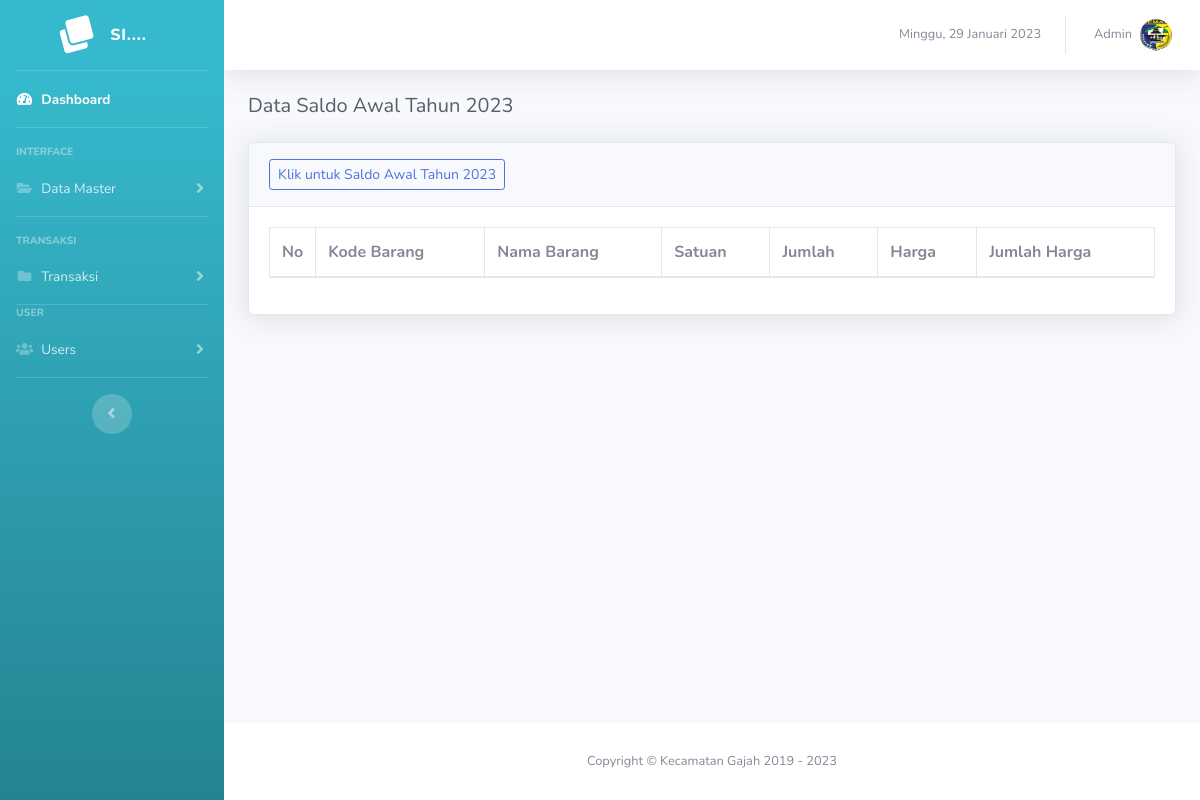
Page /saldo (signed in) on the earlier database version.
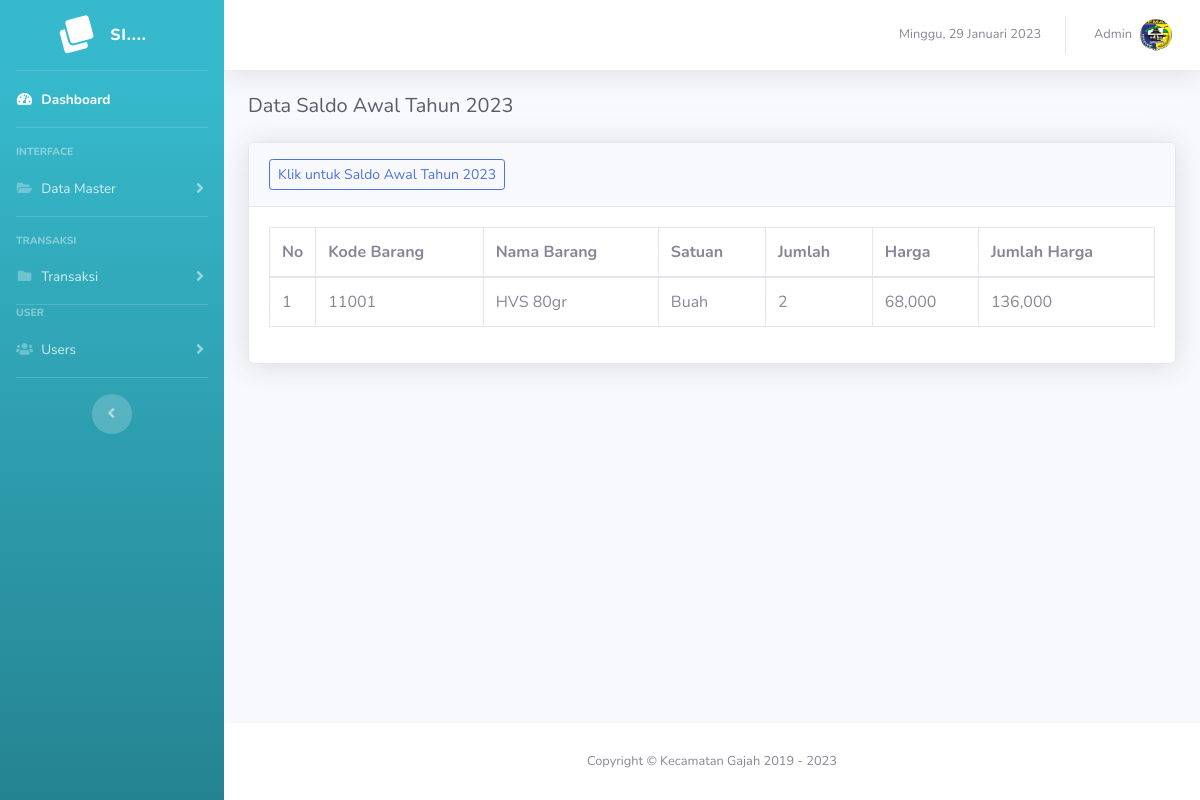
Same page on the later database version.
### tables this page shows
CREATE TABLE `tb_saldo_awal` (
  `id_saldo_awal` int(11) NOT NULL,
  `id_pembelian` int(11) NOT NULL,
  `id_instansi` int(11) NOT NULL,
  `id_user` int(11) NOT NULL,
  `kode_barang` varchar(20) NOT NULL,
  `volume` varchar(10) NOT NULL,
  `harga_satuan` varchar(20) NOT NULL,
  `jumlah_harga` varchar(20) NOT NULL,
  `tanggal` date NOT NULL
);

CREATE TABLE `tb_barang` (
  `id_barang` int(11) NOT NULL,
  `id_kategori` int(11) NOT NULL,
  `kode_barang` varchar(20) NOT NULL,
  `nama_barang` varchar(100) NOT NULL,
  `satuan_barang` varchar(20) NOT NULL
);

### page/saldo/saldo.php (the view)
<h5 class="h5 mb-4 text-gray-800">Data Saldo Awal Tahun <?= $_SESSION['tahun']; ?></h5>
<div class="card shadow mb-4">
  <div class="card-header py-3">
    <a href="?page=saldo&action=add" class="btn btn-sm btn-outline-primary">Klik untuk Saldo Awal Tahun <?= date('Y'); ?></a>
  </div>
  <div class="card-body">
    <div class="table-responsive">
      <table class="table table-bordered" id="dataTable" width="100%" cellspacing="0">
        <thead>
          <tr>
            <th width="5%">No</th>
            <th>Kode Barang</th>
            <th>Nama Barang</th>
            <th>Satuan</th>
            <th>Jumlah</th>
            <th>Harga</th>
            <th>Jumlah Harga</th>
          </tr>
        </thead>
        <tbody>
          <?php
          $sql = $conn->query("SELECT * FROM tb_saldo_awal WHERE volume > 0 AND id_user = '$_SESSION[id_user]'");
          $no = 1;
          foreach ($sql as $key => $value) :
          ?>
            <tr>
              <td><?= $no++; ?></td>
              <?php
              $kode_barang = $value['kode_barang'];
              $barang = $conn->query("SELECT * FROM tb_barang WHERE kode_barang = '$kode_barang'");
              foreach ($barang as $key => $data) {
                echo "<td>$data[kode_barang]</td>";
                echo "<td>$data[nama_barang]</td>";
                echo "<td>$data[satuan_barang]</td>";
              }
              ?>
              <td><?= $value['volume']; ?></td>
              <td><?= number_format($value['harga_satuan']); ?></td>
              <td><?= number_format($value['jumlah_harga']); ?></td>
            </tr>
          <?php endforeach; ?>
        </tbody>
      </table>
    </div>
  </div>
</div>

Differences in the rows shown:
added tb_saldo_awal: volume "2", harga_satuan "68,000", jumlah_harga "136,000"
added tb_barang: kode_barang "11001", nama_barang "HVS 80gr", satuan_barang "Buah"
